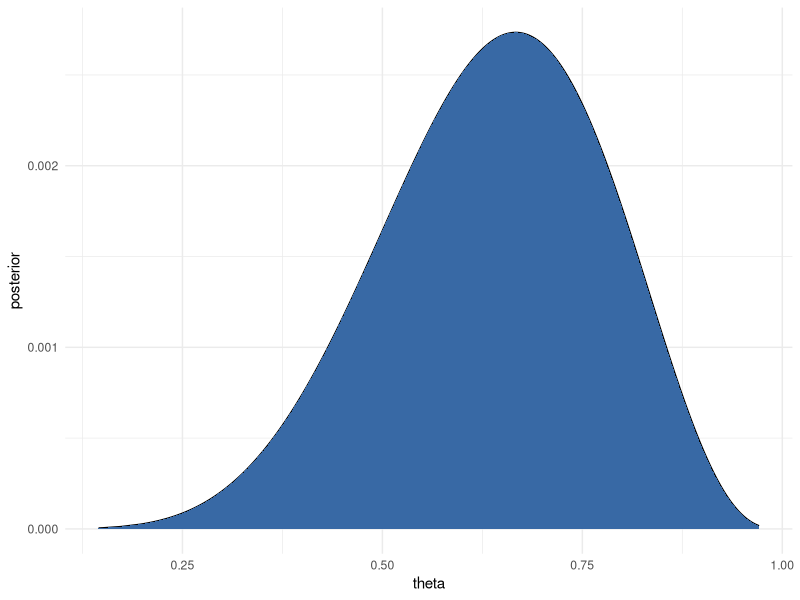
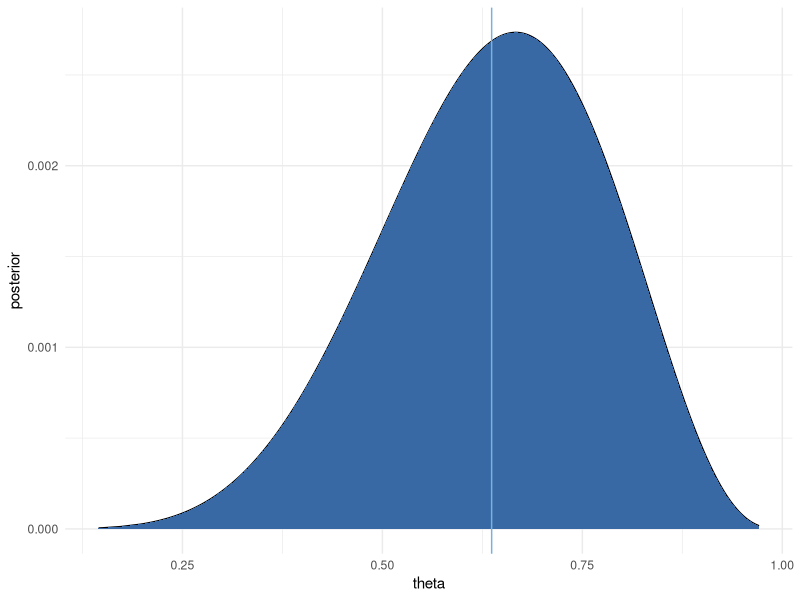
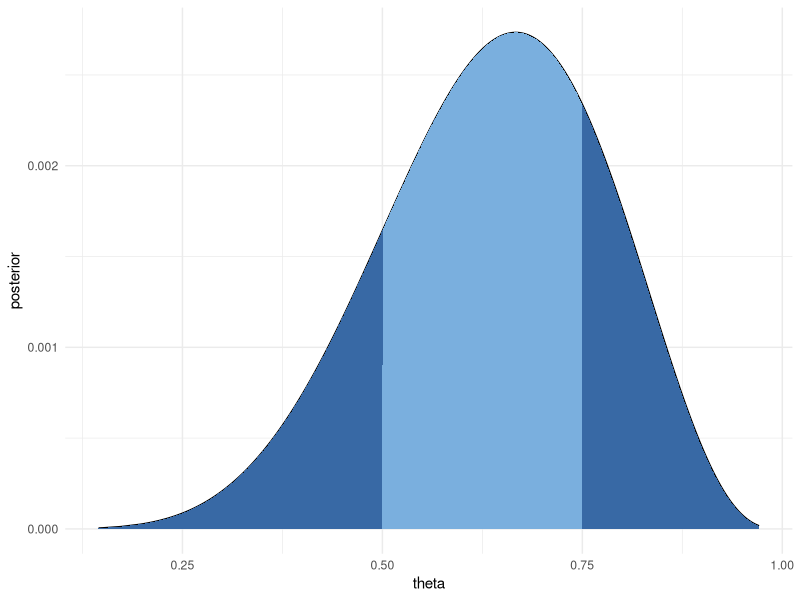

These figures' R source, in order:
## ---- chunk 1
#| echo: false
#| warning: false
library(tidyverse)

# 1. Define the grid.
grid_appr <- tibble(theta = seq(from = 0, to = 1, length.out = 1000)) |> 
  # 2. Set the prior.
  mutate(prior = rep(1, 1000)) |> 
  # 3. Compute the likelihood.
  mutate(likelihood = dbinom(6, size = 9, prob = theta)) |> 
  # 4. Compute the unstandardized posterior.
  mutate(unstd_posterior = likelihood * prior) |> 
  # 5. Standardize the posterior.
  mutate(posterior = unstd_posterior / sum(unstd_posterior))

# 6. Sample from the posterior.
grid_appr_sample <- grid_appr %>% 
  slice_sample(n = 10000, weight_by = posterior, replace = TRUE)

grid_appr_sample |> 
  ggplot(aes(x = theta, y = posterior)) +
  geom_line() +
  geom_area(fill = "#3869a5") +
  theme_minimal()
## ---- chunk 2
#| echo: false
#| warning: false

# Mean of theta.
grid_appr_sample %>% 
  ggplot(aes(x = theta, y = posterior)) +
  geom_line() +
  geom_area(fill = "#3869a5") +
  geom_vline(xintercept = mean(grid_appr_sample$theta), color = "#7aafde") +
  theme_minimal()
## ---- chunk 3
#| echo: false
#| warning: false

# Posterior probability where 0.5 < theta < 0.75.
grid_appr_sample %>% 
  ggplot(aes(x = theta, y = posterior)) +
  geom_line() +
  geom_area(fill = "#3869a5") +
  geom_area(data = filter(grid_appr_sample, theta > 0.5 & theta < 0.75), fill = "#7aafde") +
  theme_minimal()
